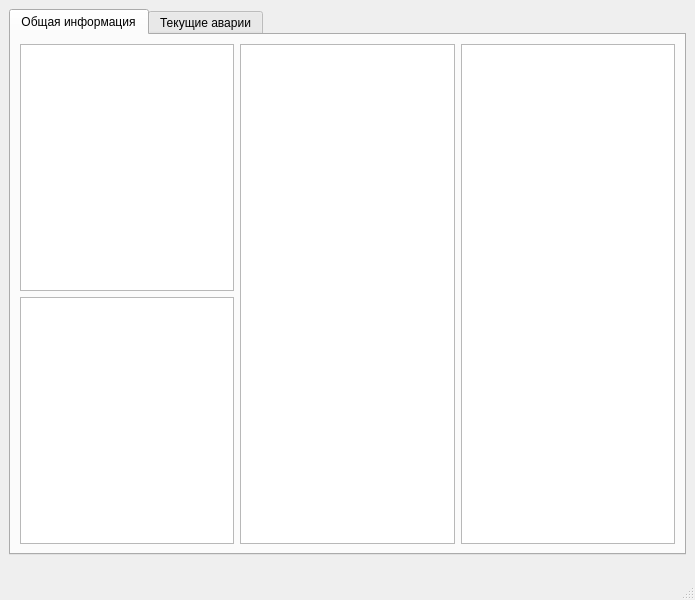
<?xml version="1.0" encoding="UTF-8"?>
<ui version="4.0">
 <class>MainWindow</class>
 <widget class="QMainWindow" name="MainWindow">
  <property name="geometry">
   <rect>
    <x>0</x>
    <y>0</y>
    <width>695</width>
    <height>600</height>
   </rect>
  </property>
  <property name="windowTitle">
   <string>MainWindow</string>
  </property>
  <widget class="QWidget" name="centralwidget">
   <layout class="QVBoxLayout" name="verticalLayout">
    <item>
     <layout class="QVBoxLayout" name="verticalLayout_4">
      <item>
       <widget class="QTabWidget" name="tabWidget">
        <property name="currentIndex">
         <number>0</number>
        </property>
        <widget class="QWidget" name="tab">
         <attribute name="title">
          <string>Общая информация</string>
         </attribute>
         <layout class="QHBoxLayout" name="horizontalLayout_4">
          <item>
           <layout class="QHBoxLayout" name="horizontalLayout" stretch="0,0,0">
            <property name="sizeConstraint">
             <enum>QLayout::SetDefaultConstraint</enum>
            </property>
            <item>
             <layout class="QVBoxLayout" name="verticalLayout_2">
              <property name="spacing">
               <number>6</number>
              </property>
              <item>
               <widget class="QTextBrowser" name="textBrowser_4">
                <property name="styleSheet">
                 <string notr="true">font: 75 10pt &quot;Arial&quot;;</string>
                </property>
               </widget>
              </item>
              <item>
               <widget class="QTextBrowser" name="textBrowser_2">
                <property name="styleSheet">
                 <string notr="true">font: 75 10pt &quot;Arial&quot;;</string>
                </property>
               </widget>
              </item>
             </layout>
            </item>
            <item>
             <layout class="QHBoxLayout" name="horizontalLayout_2">
              <property name="spacing">
               <number>0</number>
              </property>
              <item>
               <widget class="QTextBrowser" name="textBrowser">
                <property name="sizeIncrement">
                 <size>
                  <width>0</width>
                  <height>0</height>
                 </size>
                </property>
                <property name="styleSheet">
                 <string notr="true">font: 75 10pt &quot;Arial&quot;;

</string>
                </property>
                <property name="html">
                 <string>&lt;!DOCTYPE HTML PUBLIC &quot;-//W3C//DTD HTML 4.0//EN&quot; &quot;http://www.w3.org/TR/REC-html40/strict.dtd&quot;&gt;
&lt;html&gt;&lt;head&gt;&lt;meta name=&quot;qrichtext&quot; content=&quot;1&quot; /&gt;&lt;style type=&quot;text/css&quot;&gt;
p, li { white-space: pre-wrap; }
&lt;/style&gt;&lt;/head&gt;&lt;body style=&quot; font-family:'Arial'; font-size:10pt; font-weight:72; font-style:normal;&quot;&gt;
&lt;p style=&quot;-qt-paragraph-type:empty; margin-top:0px; margin-bottom:0px; margin-left:0px; margin-right:0px; -qt-block-indent:0; text-indent:0px; font-family:'MS Shell Dlg 2'; font-size:8.25pt; font-weight:400;&quot;&gt;&lt;br /&gt;&lt;/p&gt;&lt;/body&gt;&lt;/html&gt;</string>
                </property>
               </widget>
              </item>
             </layout>
            </item>
            <item>
             <layout class="QHBoxLayout" name="horizontalLayout_3">
              <item>
               <widget class="QTextBrowser" name="textBrowser_3">
                <property name="styleSheet">
                 <string notr="true">font: 75 10pt &quot;Arial&quot;;</string>
                </property>
               </widget>
              </item>
             </layout>
            </item>
           </layout>
          </item>
         </layout>
        </widget>
        <widget class="QWidget" name="tab_2">
         <attribute name="title">
          <string>Текущие аварии</string>
         </attribute>
         <layout class="QHBoxLayout" name="horizontalLayout_5">
          <item>
           <layout class="QHBoxLayout" name="horizontalLayout_6">
            <item>
             <widget class="QTextBrowser" name="textBrowser_6">
              <property name="styleSheet">
               <string notr="true">font: 75 10pt &quot;Arial&quot;;</string>
              </property>
             </widget>
            </item>
            <item>
             <widget class="QTextBrowser" name="textBrowser_5">
              <property name="styleSheet">
               <string notr="true">font: 75 10pt &quot;Arial&quot;;</string>
              </property>
             </widget>
            </item>
           </layout>
          </item>
         </layout>
        </widget>
       </widget>
      </item>
     </layout>
    </item>
   </layout>
  </widget>
  <widget class="QMenuBar" name="menubar">
   <property name="geometry">
    <rect>
     <x>0</x>
     <y>0</y>
     <width>695</width>
     <height>21</height>
    </rect>
   </property>
  </widget>
  <widget class="QStatusBar" name="statusbar">
   <property name="enabled">
    <bool>true</bool>
   </property>
   <property name="sizePolicy">
    <sizepolicy hsizetype="Preferred" vsizetype="Preferred">
     <horstretch>30</horstretch>
     <verstretch>0</verstretch>
    </sizepolicy>
   </property>
   <property name="font">
    <font>
     <pointsize>20</pointsize>
     <weight>75</weight>
     <bold>true</bold>
    </font>
   </property>
   <property name="layoutDirection">
    <enum>Qt::LeftToRight</enum>
   </property>
   <property name="inputMethodHints">
    <set>Qt::ImhTime</set>
   </property>
  </widget>
 </widget>
 <resources/>
 <connections/>
</ui>
